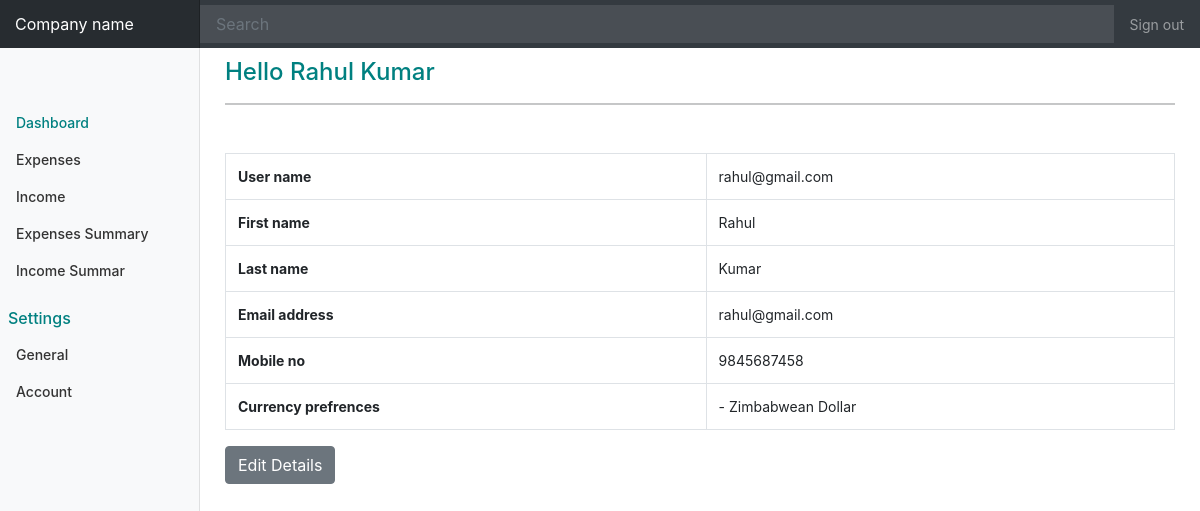
The app's page /expenses_auth/user_details (signed in), older data.
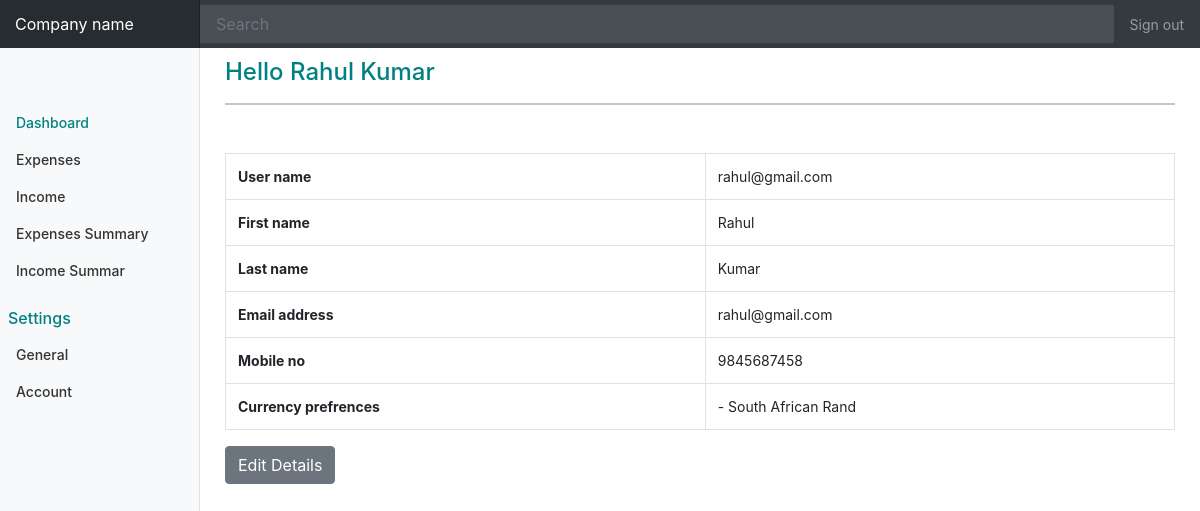
The same page, newer data.
### userPrerefrences/models.py (models this page shows, shortened)
class UserPreferences(models.Model):
    user= models.OneToOneField(to=User, on_delete=models.CASCADE)
    currency= models.CharField(max_length=255, blank=True, null=True)

### account/views.py (the view)
# urls.py: path('user_details', views.user_details, name="user_details"),
def user_details(request):
    if not request.user.is_authenticated:
        return redirect('user_log')
    user= User.objects.all().get(username= request.user)
    selected_currency= UserPreferences.objects.get(user= request.user)
    merge_query= User.objects.filter(username=request.user).values_list('username').union(UserPreferences.objects.filter(user=request.user).values_list('currency'))
    print('merged query...........',merge_query)
    context={
        'user': user,
        'selected_currency': selected_currency,
        'merge_query': merge_query
    }
    print(request.user)
    return render(request, 'profile/user_details.html', context)

### templates/profile/user_details.html (shortened to what this page needs)
{% extends 'bash.html' %}
{% load static %}
{% block content %}
 <div class="container-fluid">
  <div class="greeting">
    <h4>Hello {{ user.first_name | title}} {{user.last_name | title}}</h4>
  </div>
  <hr>
  <div class="details">
    <table class="table mt-5 table-bordered">
      <tbody>
        <tr>
          <th scope="row">User name</th>
          <td>{{user.username}}</td>
        </tr>
        <tr>
          <th scope="row">First name</th>
          <td>{{ user.first_name | title}}</td>
        </tr>
        <tr>
          <th scope="row">Last name</th>
          <td>{{user.last_name | title}}</td>
        </tr>
        <tr>
          <th scope="row">Email address </th>
          <td>{{user.username}}</td>
        </tr>
        <tr>
          <th scope="row">Mobile no </th>
          <td>9845687458</td>
        </tr>
        <tr>
          <th scope="row">Currency prefrences </th>
          <td>{{selected_currency.currency}}</td>
        </tr>
      </tbody>
    </table>
    <a href="{% url 'edit_user_details' user.id %}" type="button" class="btn btn-secondary">
      Edit Details
    </a>
  </div>
 </div>
{% endblock %}

Row changes from the older to the newer data that the page shows:
changed UserPreferences: currency "- Zimbabwean Dollar" → "- South African Rand"
